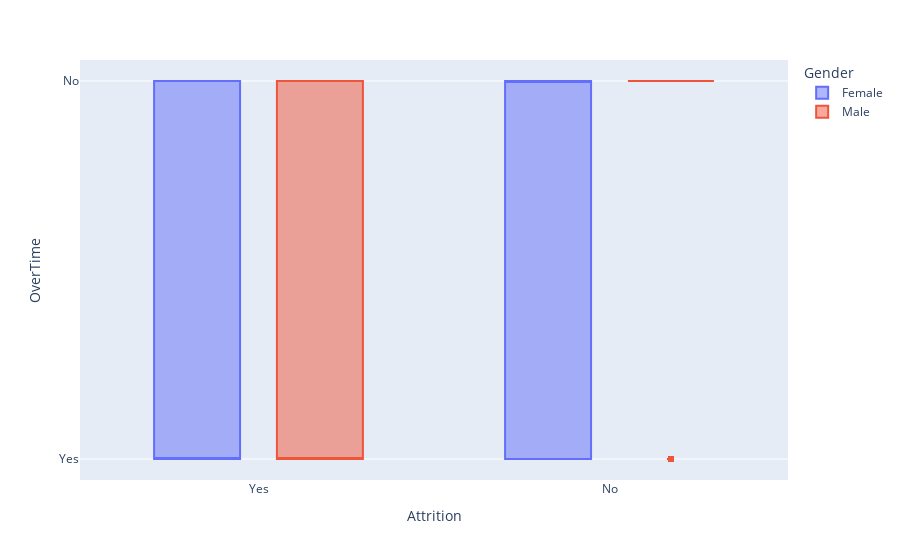

Source (notebook cell):
### Markdown cell above
****Manager and Research Director** sont les deux postes avec les employés les plus âgés (sûrement les plus expérimenté)**

### Code cell
px.box(data_frame=df, x ='Attrition', y = 'OverTime', color='Gender')

### Figure 1 — Plotly figure (JSON) as saved in the notebook; plotly's stock layout.template omitted (floating-point values rounded to 4 significant figures; data arrays with more than 128 entries replaced by an {"elided": "..."} marker saying what was removed)
{"data": [{"alignmentgroup": "True", "hovertemplate": "Gender=Female<br>Attrition=%{x}<br>OverTime=%{y}<extra></extra>", "legendgroup": "Female", "marker": {"color": "#636efa"}, "name": "Female", "notched": false, "offsetgroup": "Female", "orientation": "v", "showlegend": true, "type": "box", "x": {"elided": "588 str values"}, "x0": " ", "xaxis": "x", "y": {"elided": "588 str values"}, "y0": " ", "yaxis": "y"}, {"alignmentgroup": "True", "hovertemplate": "Gender=Male<br>Attrition=%{x}<br>OverTime=%{y}<extra></extra>", "legendgroup": "Male", "marker": {"color": "#EF553B"}, "name": "Male", "notched": false, "offsetgroup": "Male", "orientation": "v", "showlegend": true, "type": "box", "x": {"elided": "882 str values"}, "x0": " ", "xaxis": "x", "y": {"elided": "882 str values"}, "y0": " ", "yaxis": "y"}], "layout": {"boxmode": "group", "legend": {"title": {"text": "Gender"}, "tracegroupgap": 0}, "margin": {"t": 60}, "xaxis": {"anchor": "y", "domain": [0, 1], "title": {"text": "Attrition"}}, "yaxis": {"anchor": "x", "domain": [0, 1], "title": {"text": "OverTime"}}}}
